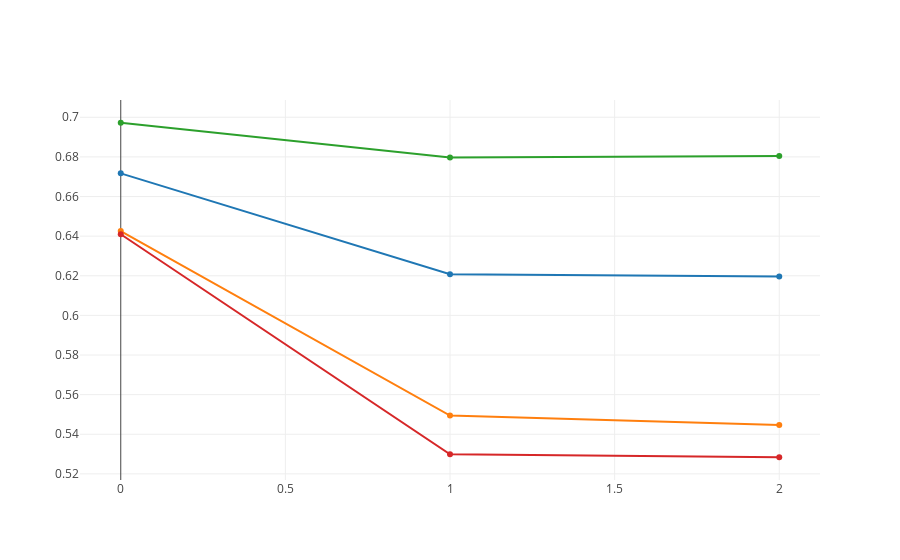

This figure's notebook cell:
### Code cell
# optunw v 0.7.0
from optuna.visualization import plot_intermediate_values
plot_intermediate_values(study)

### Figure 1 — Plotly figure (JSON) as saved in the notebook; plotly's stock layout.template omitted (floating-point values rounded to 4 significant figures)
{"data": [{"type": "scatter", "uid": "2fb77859-b51e-402a-b183-1108189b4e7c", "x": [0, 1, 2], "y": [0.6717, 0.6207, 0.6197]}, {"type": "scatter", "uid": "427d7792-144c-4f5d-9b9c-2d5d90687b22", "x": [0, 1, 2], "y": [0.6425, 0.5494, 0.5447]}, {"type": "scatter", "uid": "0827a311-27ff-497c-b143-bb3724ccdbec", "x": [0, 1, 2], "y": [0.6972, 0.6798, 0.6804]}, {"type": "scatter", "uid": "51916a9a-607a-4bf9-8877-527403bf8a63", "x": [0, 1, 2], "y": [0.6409, 0.5299, 0.5284]}], "layout": {"showlegend": false}}
